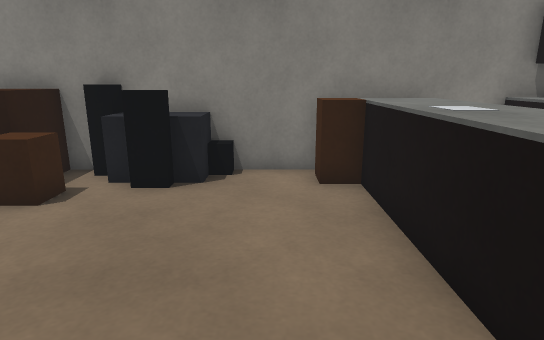
view 1 (above)

17 first-person views from a walk through a Webots world. The camera is 1.1 m above the floor, tilts 14° down and sees 75° across. The floor is counted in squares, 0.5 m on a side. Each view is taken from the middle of a square. On the plan, view 1 faces up. The plan holds only what a view shows up to about 19 squares ahead; the rest is blank. The robots in the file are not drawn.

view 2
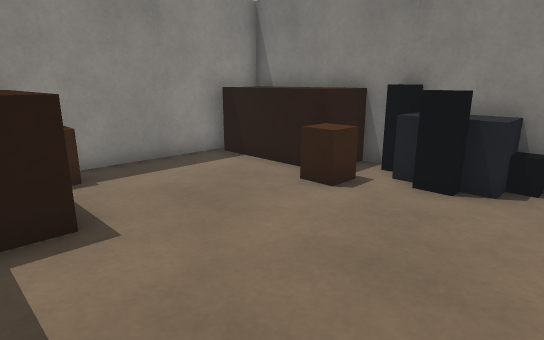

view 3
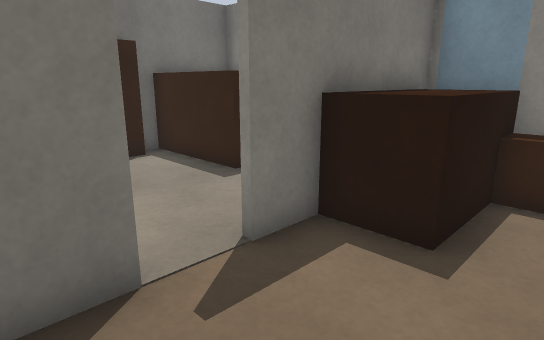

view 4
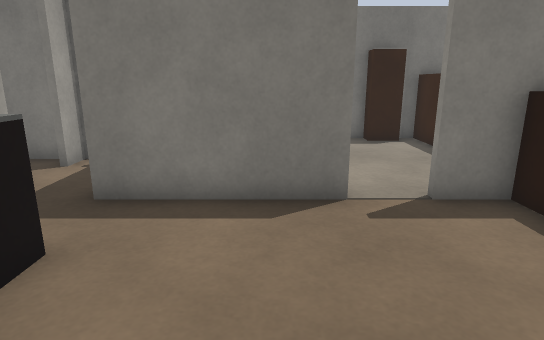

view 5
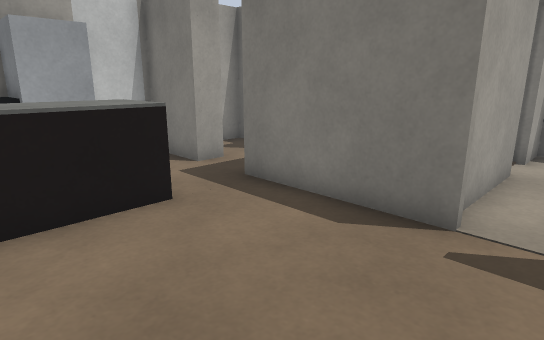

view 6
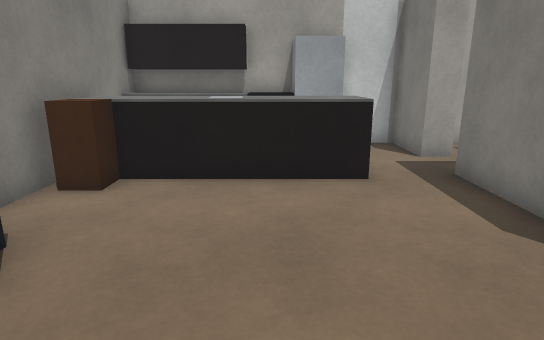

view 7
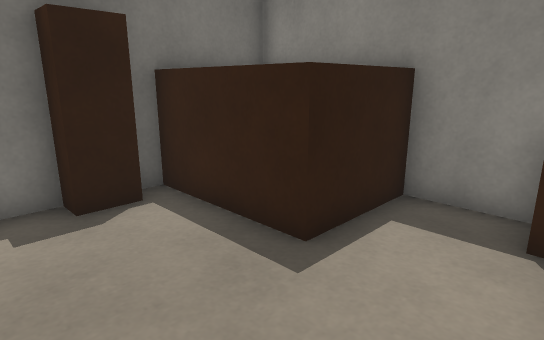

view 8
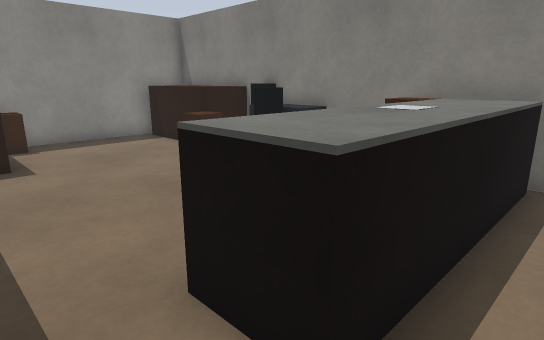

view 9
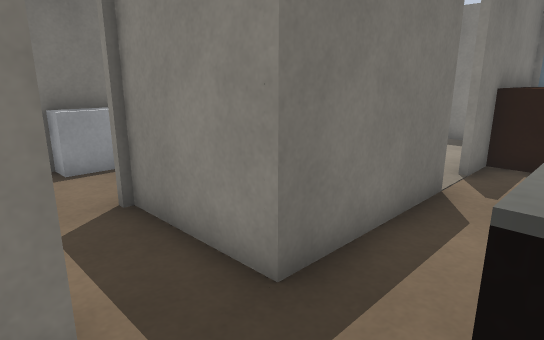

view 10
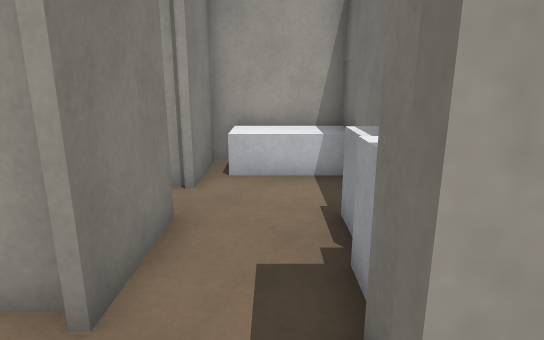

view 11
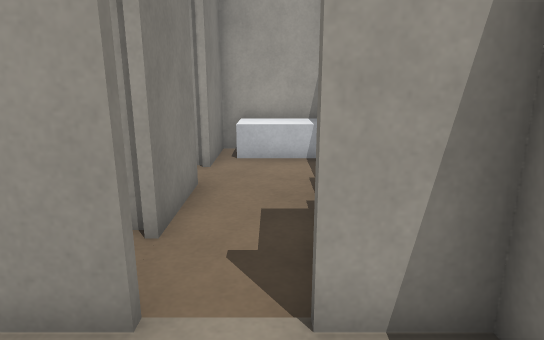

view 12
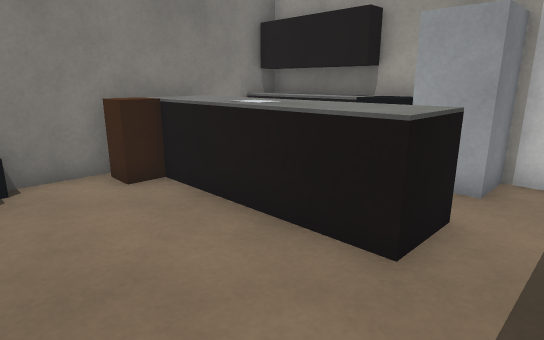

view 13
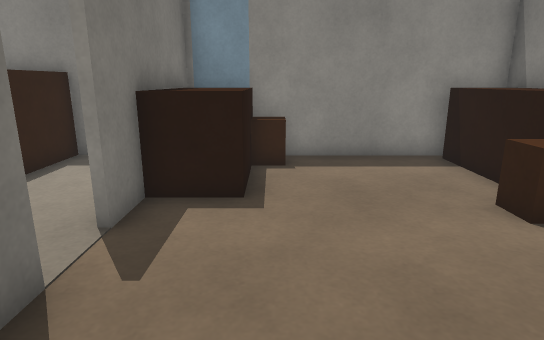

view 14
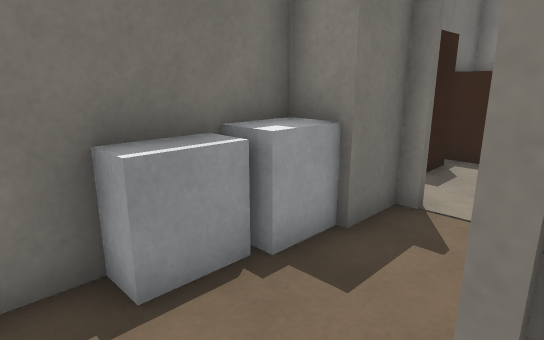

view 15
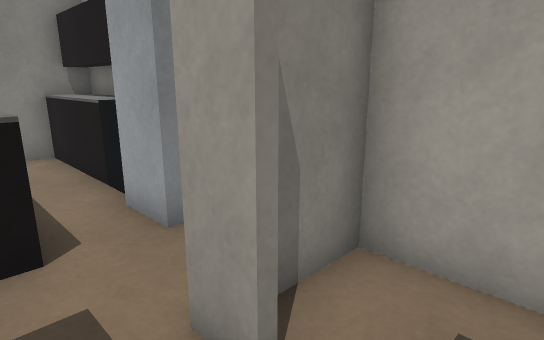

view 16
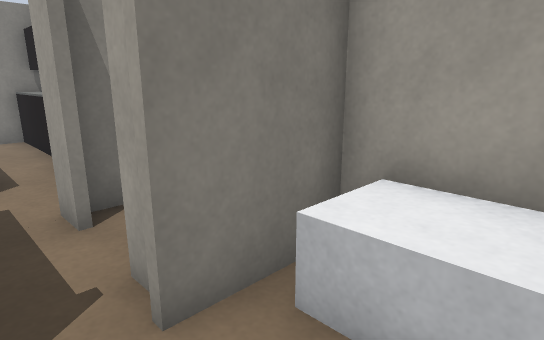

view 17
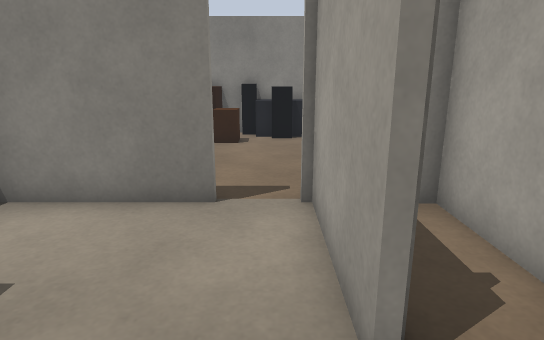

### Floor plan
Key: @ floor where view 1 was taken; # wall or solid block; . floor; = window, fence, low wall or low ledge; C TV cabinet; B black box; R brown box; A dark grey box; U counter; L door leaf; F fridge; W white box; O other object.
Columns run from 10 left of view 1 to 7 right of it. Each row starts with its distance up from view 1.
  9 ######C##B########
  8 # RRRR.AA..RR#=.UU
  7 #RRRRR.B....=#=.UU
  6 #....R......##=.UU
  5 #...........##=.B#
  4 #...........=#=.BB
  3 #...........=#=.F#
  2 #R..........===.F#
  1 LRRRR............L
  0 LRRRR.....@......L
 -1 #R..##..#####..###
 -2 #.......#.###....#
 -3 #.......#.###....#
 -4 #RRR....#.###..###
 -5 #  R............W#
 -6 #  R............WW
 -7 #  R....##OWW...WW
 -8 #RR##R######W###W#

Where each view was taken, in squares from view 1:
view 1: 0 up, 0 right, facing up
view 2: 0 up, 0 right, facing up-left
view 3: 3 up, 1 left, facing down-left
view 4: 6 up, 1 left, facing down
view 5: 5 up, 4 left, facing down-right
view 6: 4 up, 6 left, facing right
view 7: 1 down, 3 left, facing down-left
view 8: 0 up, 5 right, facing up-left
view 9: 2 up, 5 right, facing down-left
view 10: 6 down, 3 left, facing right
view 11: 6 down, 5 left, facing right
view 12: 0 up, 2 left, facing up-right
view 13: 2 up, 1 right, facing left
view 14: 4 down, 4 right, facing down-left
view 15: 3 down, 3 right, facing up-right
view 16: 7 down, 3 right, facing up-right
view 17: 7 down, 3 left, facing up
